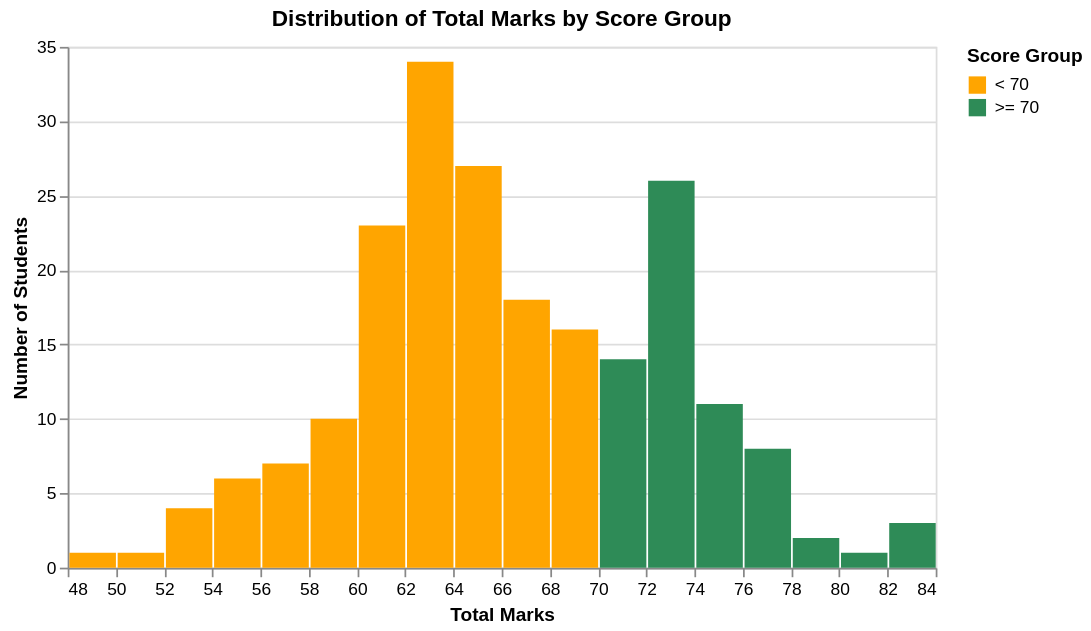

The notebook cell this image was saved under:
### Code cell
import altair as alt

score['score_group'] = score['total_marks'].apply(lambda x: '>= 70' if x >= 70 else '< 70')

alt.Chart(score).mark_bar().encode(
    x=alt.X('total_marks:Q', bin=alt.Bin(maxbins=20), title='Total Marks'),
    y=alt.Y('count()', title='Number of Students'),
    color=alt.Color('score_group:N', scale=alt.Scale(domain=['< 70', '>= 70'], range=['orange', 'seagreen']), title='Score Group')
).properties(
    title='Distribution of Total Marks by Score Group',
    width=500,
    height=300
).display()

### Figure 1 — Vega-Lite specification as saved in the notebook (floating-point values rounded to 4 significant figures; data arrays with more than 128 entries replaced by an {"elided": "..."} marker saying what was removed)
{"config": {"view": {"continuousWidth": 300, "continuousHeight": 300}}, "data": {"name": "data-fa48b0f990b75b3159494549ecb5bc65"}, "mark": {"type": "bar"}, "encoding": {"color": {"field": "score_group", "scale": {"domain": ["< 70", ">= 70"], "range": ["orange", "seagreen"]}, "title": "Score Group", "type": "nominal"}, "x": {"bin": {"maxbins": 20}, "field": "total_marks", "title": "Total Marks", "type": "quantitative"}, "y": {"aggregate": "count", "title": "Number of Students", "type": "quantitative"}}, "height": 300, "title": "Distribution of Total Marks by Score Group", "width": 500, "$schema": "https://vega.github.io/schema/vega-lite/v5.20.1.json", "datasets": {"data-fa48b0f990b75b3159494549ecb5bc65": {"elided": "212 records"}}}
